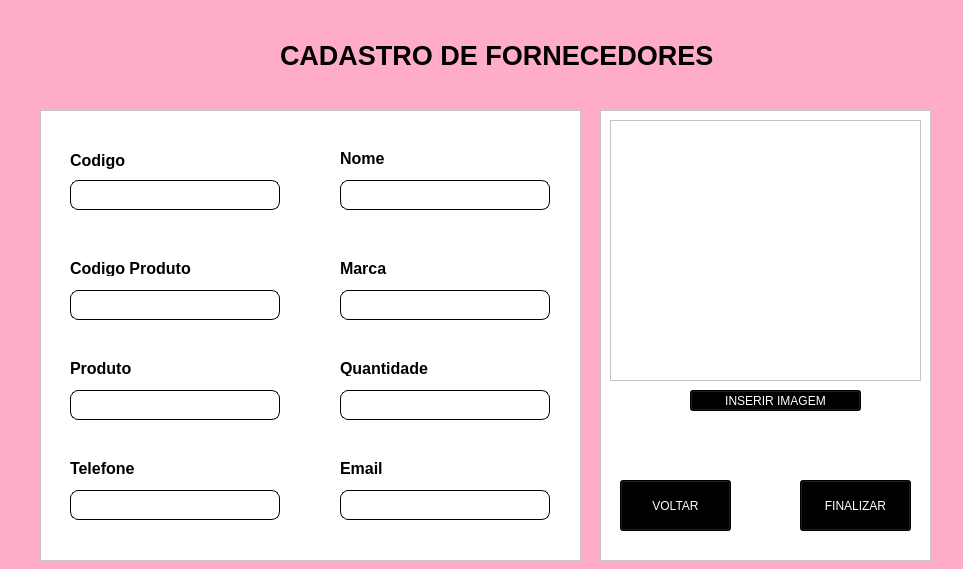
<?xml version="1.0" encoding="UTF-8"?>
<ui version="4.0">
 <class>Form</class>
 <widget class="QWidget" name="Form">
  <property name="geometry">
   <rect>
    <x>0</x>
    <y>0</y>
    <width>963</width>
    <height>569</height>
   </rect>
  </property>
  <property name="maximumSize">
   <size>
    <width>963</width>
    <height>569</height>
   </size>
  </property>
  <property name="windowTitle">
   <string>FORNECEDORES</string>
  </property>
  <property name="windowIcon">
   <iconset>
    <normaloff>../new tela/diamond-removebg-preview.png</normaloff>../new tela/diamond-removebg-preview.png</iconset>
  </property>
  <property name="styleSheet">
   <string notr="true">background-color: rgb(255, 172, 202);</string>
  </property>
  <widget class="QFrame" name="frame">
   <property name="geometry">
    <rect>
     <x>40</x>
     <y>110</y>
     <width>541</width>
     <height>451</height>
    </rect>
   </property>
   <property name="styleSheet">
    <string notr="true">background-color: rgb(255, 255, 255);</string>
   </property>
   <property name="frameShape">
    <enum>QFrame::StyledPanel</enum>
   </property>
   <property name="frameShadow">
    <enum>QFrame::Raised</enum>
   </property>
   <widget class="QLineEdit" name="id">
    <property name="geometry">
     <rect>
      <x>30</x>
      <y>70</y>
      <width>210</width>
      <height>30</height>
     </rect>
    </property>
    <property name="font">
     <font>
      <family>Nirmala UI</family>
     </font>
    </property>
    <property name="styleSheet">
     <string notr="true">QLineEdit {
background-color: #fff;
border: 1px solid #000000;
border-radius: 8px;
}

QLineEdit:focus {
border: 2px solid #000000;

}</string>
    </property>
   </widget>
   <widget class="QLineEdit" name="nome">
    <property name="geometry">
     <rect>
      <x>300</x>
      <y>70</y>
      <width>210</width>
      <height>30</height>
     </rect>
    </property>
    <property name="font">
     <font>
      <family>Nirmala UI</family>
     </font>
    </property>
    <property name="styleSheet">
     <string notr="true">QLineEdit {
background-color: #fff;
border: 1px solid #000000;
border-radius: 8px;
}

QLineEdit:focus {
border: 2px solid #000000;

}</string>
    </property>
   </widget>
   <widget class="QLineEdit" name="id_prod">
    <property name="geometry">
     <rect>
      <x>30</x>
      <y>180</y>
      <width>210</width>
      <height>30</height>
     </rect>
    </property>
    <property name="font">
     <font>
      <family>Nirmala UI</family>
     </font>
    </property>
    <property name="styleSheet">
     <string notr="true">QLineEdit {
background-color: #fff;
border: 1px solid #000000;
border-radius: 8px;
}

QLineEdit:focus {
border: 2px solid #000000;

}</string>
    </property>
   </widget>
   <widget class="QLineEdit" name="marca">
    <property name="geometry">
     <rect>
      <x>300</x>
      <y>180</y>
      <width>210</width>
      <height>30</height>
     </rect>
    </property>
    <property name="font">
     <font>
      <family>Nirmala UI</family>
     </font>
    </property>
    <property name="styleSheet">
     <string notr="true">QLineEdit {
background-color: #fff;
border: 1px solid #000000;
border-radius: 8px;
}

QLineEdit:focus {
border: 2px solid #000000;

}
</string>
    </property>
   </widget>
   <widget class="QLineEdit" name="produto">
    <property name="geometry">
     <rect>
      <x>30</x>
      <y>280</y>
      <width>210</width>
      <height>30</height>
     </rect>
    </property>
    <property name="font">
     <font>
      <family>Nirmala UI</family>
     </font>
    </property>
    <property name="styleSheet">
     <string notr="true">QLineEdit {
background-color: #fff;
border: 1px solid #000000;
border-radius: 8px;
}

QLineEdit:focus {
border: 2px solid #000000;

}
</string>
    </property>
   </widget>
   <widget class="QLineEdit" name="quantidade">
    <property name="geometry">
     <rect>
      <x>300</x>
      <y>280</y>
      <width>210</width>
      <height>30</height>
     </rect>
    </property>
    <property name="font">
     <font>
      <family>Nirmala UI</family>
     </font>
    </property>
    <property name="styleSheet">
     <string notr="true">QLineEdit {
background-color: #fff;
border: 1px solid #000000;
border-radius: 8px;
}

QLineEdit:focus {
border: 2px solid #000000;

}</string>
    </property>
   </widget>
   <widget class="QLabel" name="label_2">
    <property name="geometry">
     <rect>
      <x>30</x>
      <y>40</y>
      <width>121</width>
      <height>21</height>
     </rect>
    </property>
    <property name="font">
     <font>
      <family>Nirmala UI</family>
      <pointsize>12</pointsize>
      <weight>75</weight>
      <bold>true</bold>
     </font>
    </property>
    <property name="text">
     <string>Codigo</string>
    </property>
   </widget>
   <widget class="QLabel" name="label_3">
    <property name="geometry">
     <rect>
      <x>30</x>
      <y>150</y>
      <width>121</width>
      <height>16</height>
     </rect>
    </property>
    <property name="font">
     <font>
      <family>Nirmala UI</family>
      <pointsize>12</pointsize>
      <weight>75</weight>
      <italic>false</italic>
      <bold>true</bold>
     </font>
    </property>
    <property name="text">
     <string>Codigo Produto</string>
    </property>
   </widget>
   <widget class="QLabel" name="label_4">
    <property name="geometry">
     <rect>
      <x>30</x>
      <y>250</y>
      <width>121</width>
      <height>16</height>
     </rect>
    </property>
    <property name="font">
     <font>
      <family>Nirmala UI</family>
      <pointsize>12</pointsize>
      <weight>75</weight>
      <bold>true</bold>
     </font>
    </property>
    <property name="text">
     <string>Produto</string>
    </property>
   </widget>
   <widget class="QLabel" name="label_5">
    <property name="geometry">
     <rect>
      <x>300</x>
      <y>250</y>
      <width>121</width>
      <height>16</height>
     </rect>
    </property>
    <property name="font">
     <font>
      <family>Nirmala UI</family>
      <pointsize>12</pointsize>
      <weight>75</weight>
      <bold>true</bold>
     </font>
    </property>
    <property name="text">
     <string>Quantidade</string>
    </property>
   </widget>
   <widget class="QLabel" name="label_6">
    <property name="geometry">
     <rect>
      <x>300</x>
      <y>150</y>
      <width>121</width>
      <height>16</height>
     </rect>
    </property>
    <property name="font">
     <font>
      <family>Nirmala UI</family>
      <pointsize>12</pointsize>
      <weight>75</weight>
      <bold>true</bold>
     </font>
    </property>
    <property name="text">
     <string>Marca</string>
    </property>
   </widget>
   <widget class="QLabel" name="label_7">
    <property name="geometry">
     <rect>
      <x>300</x>
      <y>40</y>
      <width>121</width>
      <height>16</height>
     </rect>
    </property>
    <property name="font">
     <font>
      <family>Nirmala UI</family>
      <pointsize>12</pointsize>
      <weight>75</weight>
      <bold>true</bold>
     </font>
    </property>
    <property name="text">
     <string>Nome</string>
    </property>
   </widget>
   <widget class="QLineEdit" name="telefone">
    <property name="geometry">
     <rect>
      <x>30</x>
      <y>380</y>
      <width>210</width>
      <height>30</height>
     </rect>
    </property>
    <property name="font">
     <font>
      <family>Nirmala UI</family>
     </font>
    </property>
    <property name="styleSheet">
     <string notr="true">QLineEdit {
background-color: #fff;
border: 1px solid #000000;
border-radius: 8px;
}

QLineEdit:focus {
border: 2px solid #000000;

}</string>
    </property>
   </widget>
   <widget class="QLineEdit" name="email">
    <property name="geometry">
     <rect>
      <x>300</x>
      <y>380</y>
      <width>210</width>
      <height>30</height>
     </rect>
    </property>
    <property name="font">
     <font>
      <family>Nirmala UI</family>
     </font>
    </property>
    <property name="styleSheet">
     <string notr="true">QLineEdit {
background-color: #fff;
border: 1px solid #000000;
border-radius: 8px;
}

QLineEdit:focus {
border: 2px solid #000000;

}</string>
    </property>
   </widget>
   <widget class="QLabel" name="label_8">
    <property name="geometry">
     <rect>
      <x>30</x>
      <y>350</y>
      <width>121</width>
      <height>16</height>
     </rect>
    </property>
    <property name="font">
     <font>
      <family>Nirmala UI</family>
      <pointsize>12</pointsize>
      <weight>75</weight>
      <bold>true</bold>
     </font>
    </property>
    <property name="text">
     <string>Telefone</string>
    </property>
   </widget>
   <widget class="QLabel" name="label_9">
    <property name="geometry">
     <rect>
      <x>300</x>
      <y>350</y>
      <width>121</width>
      <height>16</height>
     </rect>
    </property>
    <property name="font">
     <font>
      <family>Nirmala UI</family>
      <pointsize>12</pointsize>
      <weight>75</weight>
      <bold>true</bold>
     </font>
    </property>
    <property name="text">
     <string>Email</string>
    </property>
   </widget>
  </widget>
  <widget class="QFrame" name="frame_2">
   <property name="geometry">
    <rect>
     <x>600</x>
     <y>110</y>
     <width>331</width>
     <height>451</height>
    </rect>
   </property>
   <property name="styleSheet">
    <string notr="true">background-color: rgb(255, 255, 255);</string>
   </property>
   <property name="frameShape">
    <enum>QFrame::StyledPanel</enum>
   </property>
   <property name="frameShadow">
    <enum>QFrame::Raised</enum>
   </property>
   <widget class="QTextBrowser" name="textBrowser">
    <property name="geometry">
     <rect>
      <x>10</x>
      <y>10</y>
      <width>311</width>
      <height>261</height>
     </rect>
    </property>
   </widget>
   <widget class="QPushButton" name="butaoimg">
    <property name="geometry">
     <rect>
      <x>90</x>
      <y>280</y>
      <width>171</width>
      <height>21</height>
     </rect>
    </property>
    <property name="font">
     <font>
      <family>Nirmala UI</family>
     </font>
    </property>
    <property name="styleSheet">
     <string notr="true">background-color: rgb(0, 0, 0);
color: rgb(255, 255, 255);</string>
    </property>
    <property name="text">
     <string>INSERIR IMAGEM</string>
    </property>
   </widget>
   <widget class="QPushButton" name="voltar">
    <property name="geometry">
     <rect>
      <x>20</x>
      <y>370</y>
      <width>111</width>
      <height>51</height>
     </rect>
    </property>
    <property name="font">
     <font>
      <family>Nirmala UI</family>
     </font>
    </property>
    <property name="styleSheet">
     <string notr="true">background-color: rgb(0, 0, 0);
color: rgb(255, 255, 255);</string>
    </property>
    <property name="text">
     <string>VOLTAR</string>
    </property>
   </widget>
   <widget class="QPushButton" name="finalizar">
    <property name="geometry">
     <rect>
      <x>200</x>
      <y>370</y>
      <width>111</width>
      <height>51</height>
     </rect>
    </property>
    <property name="font">
     <font>
      <family>Nirmala UI</family>
     </font>
    </property>
    <property name="styleSheet">
     <string notr="true">background-color: rgb(0, 0, 0);
color: rgb(255, 255, 255);</string>
    </property>
    <property name="text">
     <string>FINALIZAR</string>
    </property>
   </widget>
  </widget>
  <widget class="QLabel" name="label">
   <property name="geometry">
    <rect>
     <x>280</x>
     <y>20</y>
     <width>441</width>
     <height>71</height>
    </rect>
   </property>
   <property name="font">
    <font>
     <family>Nirmala UI</family>
     <pointsize>20</pointsize>
     <weight>75</weight>
     <bold>true</bold>
    </font>
   </property>
   <property name="text">
    <string>CADASTRO DE FORNECEDORES</string>
   </property>
  </widget>
  <widget class="QLabel" name="label_10">
   <property name="geometry">
    <rect>
     <x>44</x>
     <y>6</y>
     <width>181</width>
     <height>101</height>
    </rect>
   </property>
   <property name="text">
    <string/>
   </property>
   <property name="pixmap">
    <pixmap>../new tela/biju-removebg-preview.png</pixmap>
   </property>
   <property name="scaledContents">
    <bool>true</bool>
   </property>
  </widget>
 </widget>
 <resources/>
 <connections/>
</ui>
